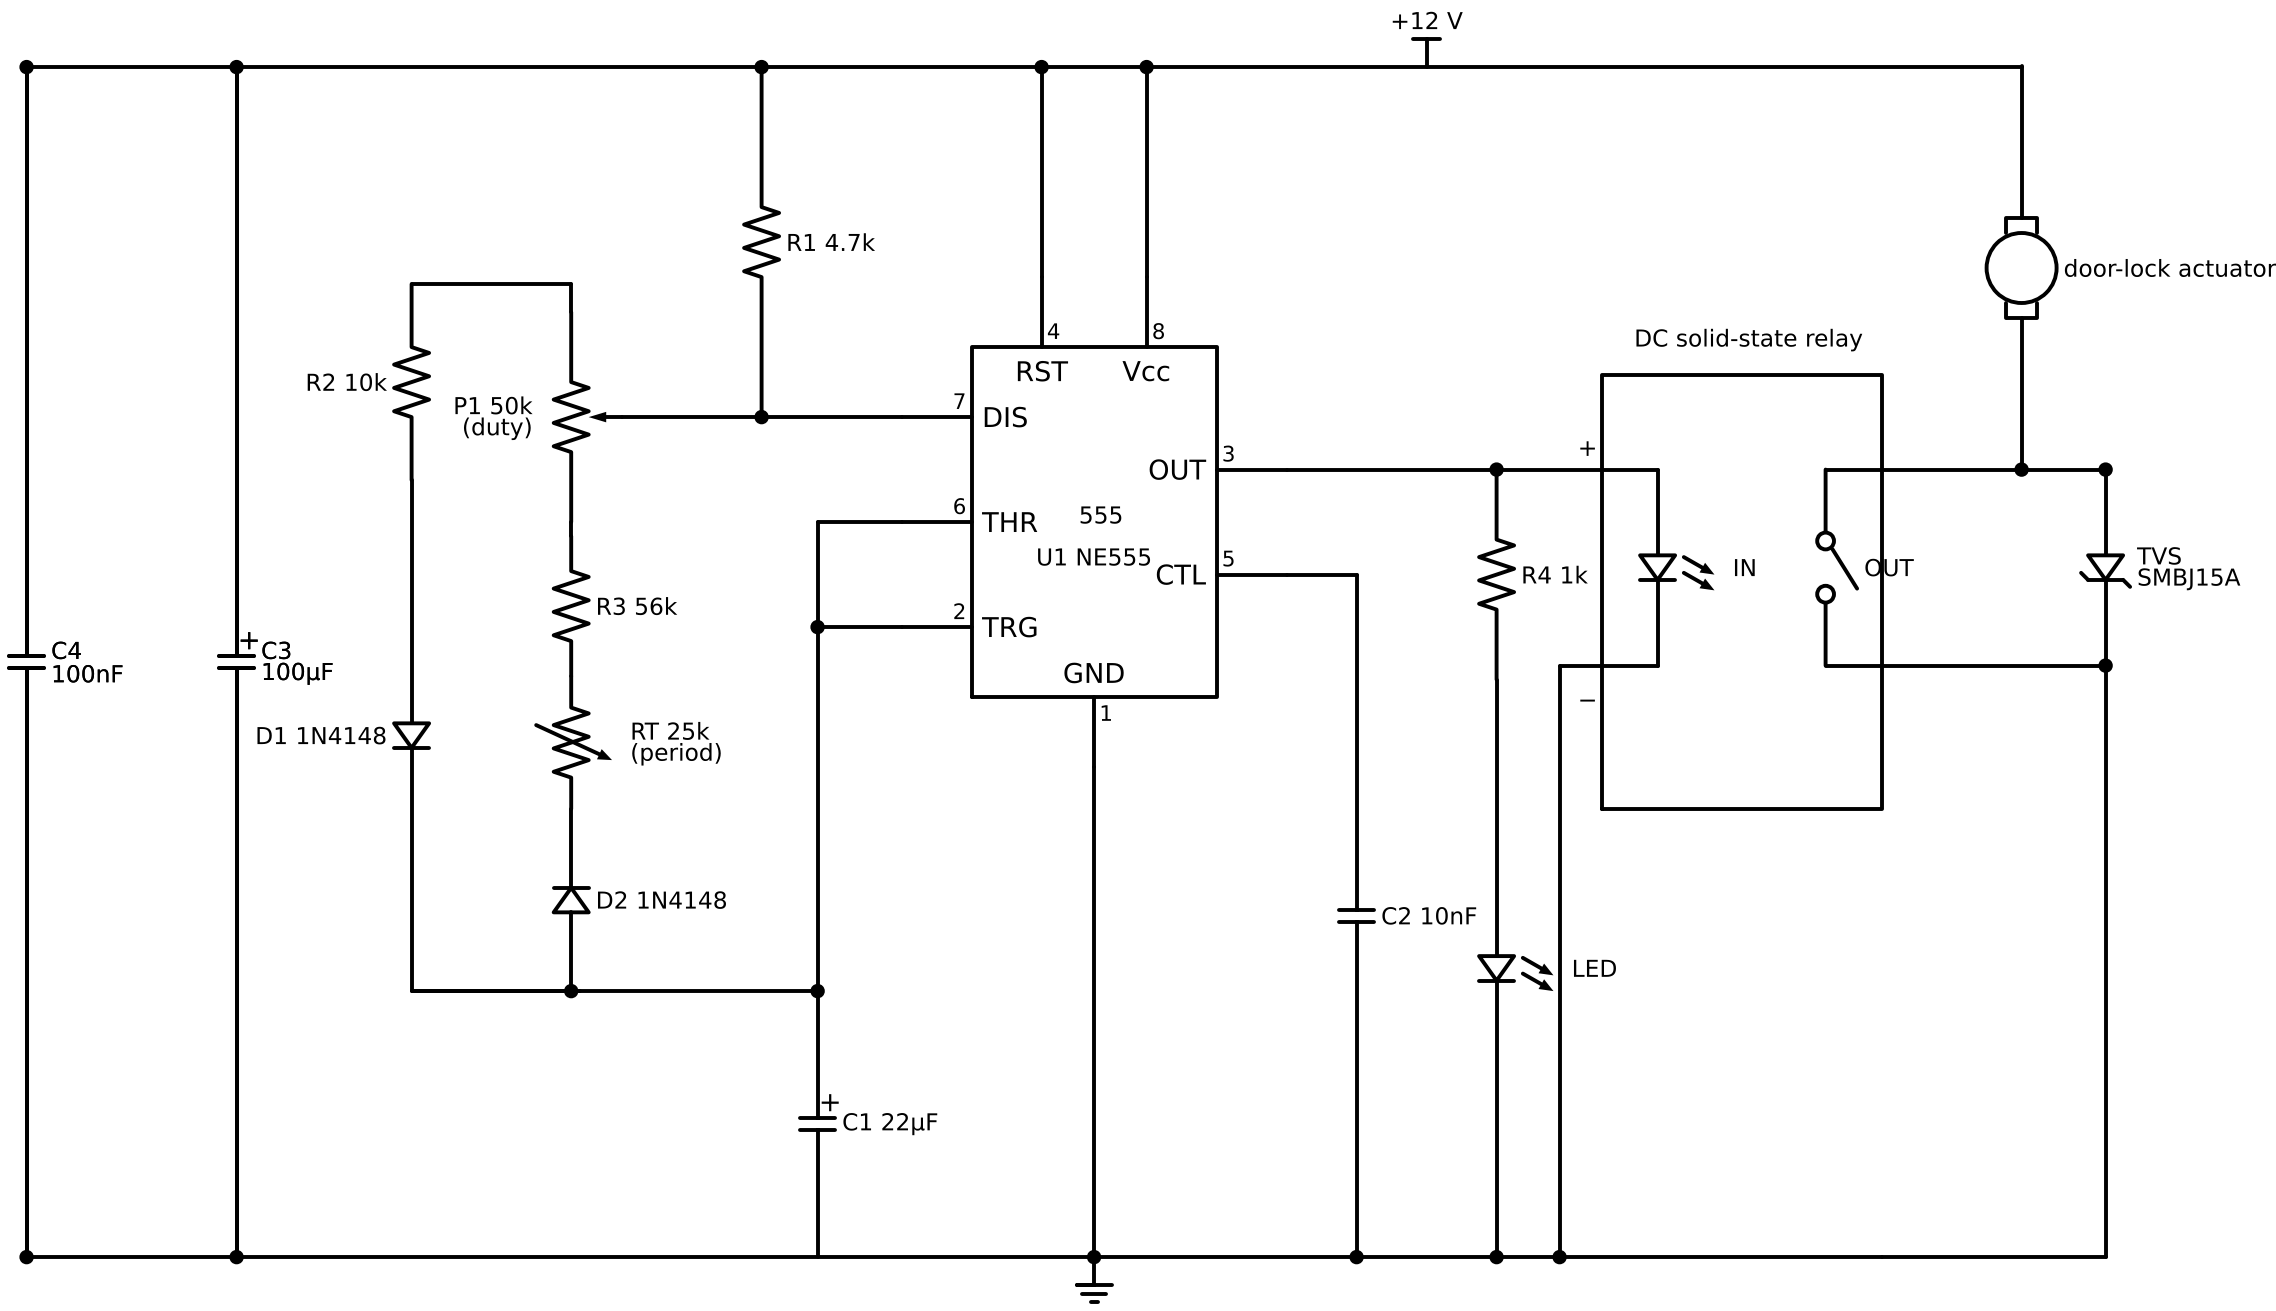

Here is the Python script that generated this plot:
#!/usr/bin/env python3
"""Schematic: 555 pulse timer for the pendulum's door-lock actuator, through a DC SSR.
~2 s period (one push per full swing), duty set by P1 (about 11 % .. 49 %), period trimmed by RT (1.84 .. 2.22 s).

    python3 marbles/electronics/pendulum_555.py      # -> marbles/electronics/pendulum_555.png / .svg
"""
from pathlib import Path
import schemdraw
import schemdraw.elements as elm

HERE = Path(__file__).resolve().parent
schemdraw.config(fontsize=12)
RAIL = 9.0          # +12 V rail height
GNDY = -8.0         # ground line height

with schemdraw.Drawing(show=False) as d:
    ic = elm.Ic555().at((0, 0)).label("U1 NE555", loc="center", ofst=(0, -0.5))
    d += ic
    P = lambda name: ic.anchors[name]                                                   # noqa: E731
    # +12 V rail
    d += elm.Line().at((-13.5, RAIL)).to((15, RAIL))
    d += elm.Vdd().at((6.5, RAIL)).label("+12 V")
    # pin 8 and pin 4 to the rail
    d += elm.Line().at(P("Vcc")).toy(RAIL); d += elm.Dot()
    d += elm.Line().at(P("RST")).toy(RAIL); d += elm.Dot()
    # pin 7: R1 up to the rail, and the pot's wiper
    n7 = (-3.0, P("DIS")[1])
    d += elm.Line().at(P("DIS")).to(n7); d += elm.Dot()
    d += elm.Resistor().at(n7).up().toy(RAIL).label("R1 4.7k", loc="bottom"); d += elm.Dot()
    d += elm.Line().at(n7).left(2.0)
    pot = elm.Potentiometer().down().anchor("tap").label("P1 50k\n(duty)", loc="top", ofst=0.3)
    d += pot
    # end A (top): R2, D1 down to the timing node
    xa, xb, xn = -8.0, -5.6, -2.2
    ty = -4.2                                                                            # timing node height
    d += elm.Line().at(pot.start).up(0.4)
    d += elm.Line().tox(xa)
    d += elm.Resistor().down(2.8).label("R2 10k", loc="top")
    d += elm.Diode().down().toy(ty).label("D1 1N4148", loc="top")
    d += elm.Line().tox(xb)
    # end B (bottom): R3, RT, D2 (pointing up: current flows from the capacitor back to pin 7)
    d += elm.Line().at(pot.end).toy(pot.end[1] - 0.2)
    d += elm.Resistor().down(2.0).label("R3 56k", loc="bottom")
    d += elm.Line().at((xb, ty + 0.0)).right(0.01)
    rt_top = d.here
    # place RT and D2 between pot end B and the timing node
    d.here = (pot.end[0], pot.end[1] - 2.2)
    d += elm.ResistorVar().down(1.9).label("RT 25k\n(period)", loc="bottom")
    d += elm.Diode().down().toy(ty).reverse().label("D2 1N4148", loc="bottom")
    d += elm.Dot()
    tnode = d.here
    d += elm.Line().at((xa, ty)).tox(tnode[0])
    # timing node to pins 2 and 6, C1 to ground
    d += elm.Line().at(tnode).tox(xn); d += elm.Dot()
    d += elm.Line().toy(P("THR")[1])
    d += elm.Line().tox(P("THR")[0])
    d += elm.Line().at((xn, P("TRG")[1])).tox(P("TRG")[0])
    d += elm.Dot().at((xn, P("TRG")[1]))
    d += elm.Capacitor(polar=True).at((xn, ty)).down().toy(GNDY).label("C1 22µF", loc="bottom")
    # ground line
    d += elm.Line().at((-13.5, GNDY)).to((13, GNDY))
    d += elm.Ground().at((1.75, GNDY))
    d += elm.Line().at(P("GND")).toy(GNDY); d += elm.Dot()
    # pin 5: 10 nF to ground
    d += elm.Line().at(P("CTL")).right(1.0)
    d += elm.Capacitor().down().toy(GNDY).label("C2 10nF", loc="bottom"); d += elm.Dot()
    # pin 3: indicator LED and the SSR input
    ox = 7.5
    d += elm.Line().at(P("OUT")).tox(ox); d += elm.Dot()
    d += elm.Resistor().down(3.0).label("R4 1k", loc="bottom")
    d += elm.LED().down().toy(GNDY).label("LED", loc="bottom"); d += elm.Dot()
    d += elm.Line().at((ox, P("OUT")[1])).tox(9.0)
    # SSR box: input LED inside on the left, output switch on the right
    bx0, bx1, by0, by1 = 9.0, 13.0, -1.6, 4.6
    d.here = (0, 0)
    d += elm.Rect(corner1=(bx0, by0), corner2=(bx1, by1))
    d += elm.Label().at(((bx0 + bx1) / 2, by1 + 0.4)).label("DC solid-state relay")
    d += elm.Line().at((bx0, P("OUT")[1])).right(0.8)
    d += elm.LED().down(2.8).label("IN", loc="bottom")
    d += elm.Line().tox(bx0)
    d += elm.Line().tox(bx0 - 0.6)
    d += elm.Line().toy(GNDY); d += elm.Dot()
    d += elm.Label().at((bx0 - 0.3, P("OUT")[1] + 0.4)).label("+")
    d += elm.Label().at((bx0 - 0.3, P("OUT")[1] - 3.2)).label("−")
    # output side: a switch from OUT+ to OUT-
    d += elm.Switch().at((bx1 - 0.8, P("OUT")[1])).down(2.8).label("OUT", loc="bottom")
    d += elm.Line().at((bx1 - 0.8, P("OUT")[1])).tox(bx1)
    d += elm.Line().at((bx1 - 0.8, P("OUT")[1] - 2.8)).tox(bx1)
    # load: +12 V -> actuator -> SSR OUT ... SSR OUT -> ground, TVS across the SSR output
    lx = 15.0
    d += elm.Line().at((bx1, P("OUT")[1])).tox(lx); d += elm.Dot()
    d += elm.Motor().up().toy(RAIL + 0.01).label("door-lock actuator", loc="bottom")
    d += elm.Line().at((bx1, P("OUT")[1] - 2.8)).tox(lx + 1.2)
    d += elm.Line().at((lx + 1.2, P("OUT")[1] - 2.8)).toy(GNDY)
    d += elm.Line().tox(13)
    d += elm.Line().at((lx, P("OUT")[1])).tox(lx + 1.2)
    d += elm.Zener().at((lx + 1.2, P("OUT")[1])).down(2.8).label("TVS\nSMBJ15A", loc="bottom")
    d += elm.Dot().at((lx + 1.2, P("OUT")[1])); d += elm.Dot().at((lx + 1.2, P("OUT")[1] - 2.8))
    # decoupling at the chip
    for x, part, lab in ((-10.5, elm.Capacitor(polar=True), "C3\n100µF"), (-13.5, elm.Capacitor(), "C4\n100nF")):
        d += elm.Dot().at((x, RAIL))
        d += part.at((x, RAIL)).down().toy(GNDY).label(lab, loc="bottom")
        d += elm.Dot()
    d.save(str(HERE / "pendulum_555.png"), dpi=140)
    d.save(str(HERE / "pendulum_555.svg"))
print("wrote pendulum_555.png / .svg")
